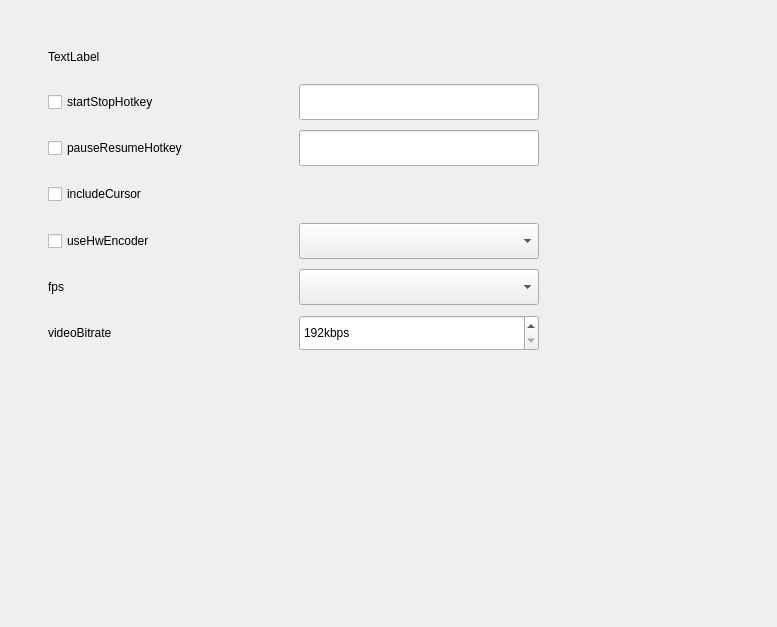
<?xml version="1.0" encoding="UTF-8"?>
<ui version="4.0">
 <class>VideoSettingWidget</class>
 <widget class="QWidget" name="VideoSettingWidget">
  <property name="geometry">
   <rect>
    <x>0</x>
    <y>0</y>
    <width>777</width>
    <height>627</height>
   </rect>
  </property>
  <property name="windowTitle">
   <string>Form</string>
  </property>
  <widget class="QCheckBox" name="startStopHotkeyCheckBox">
   <property name="geometry">
    <rect>
     <x>48</x>
     <y>84</y>
     <width>143</width>
     <height>36</height>
    </rect>
   </property>
   <property name="minimumSize">
    <size>
     <width>143</width>
     <height>36</height>
    </size>
   </property>
   <property name="maximumSize">
    <size>
     <width>143</width>
     <height>36</height>
    </size>
   </property>
   <property name="text">
    <string>startStopHotkey</string>
   </property>
  </widget>
  <widget class="QCheckBox" name="pauseResumeHotkeyCheckBox">
   <property name="geometry">
    <rect>
     <x>48</x>
     <y>130</y>
     <width>143</width>
     <height>36</height>
    </rect>
   </property>
   <property name="minimumSize">
    <size>
     <width>143</width>
     <height>36</height>
    </size>
   </property>
   <property name="maximumSize">
    <size>
     <width>143</width>
     <height>36</height>
    </size>
   </property>
   <property name="text">
    <string>pauseResumeHotkey</string>
   </property>
  </widget>
  <widget class="QCheckBox" name="includeCursorCheckBox">
   <property name="geometry">
    <rect>
     <x>48</x>
     <y>176</y>
     <width>143</width>
     <height>36</height>
    </rect>
   </property>
   <property name="minimumSize">
    <size>
     <width>143</width>
     <height>36</height>
    </size>
   </property>
   <property name="maximumSize">
    <size>
     <width>143</width>
     <height>36</height>
    </size>
   </property>
   <property name="text">
    <string>includeCursor</string>
   </property>
  </widget>
  <widget class="QCheckBox" name="useHwEncoderCheckBox">
   <property name="geometry">
    <rect>
     <x>48</x>
     <y>223</y>
     <width>143</width>
     <height>36</height>
    </rect>
   </property>
   <property name="minimumSize">
    <size>
     <width>143</width>
     <height>36</height>
    </size>
   </property>
   <property name="maximumSize">
    <size>
     <width>143</width>
     <height>36</height>
    </size>
   </property>
   <property name="text">
    <string>useHwEncoder</string>
   </property>
  </widget>
  <widget class="QLabel" name="fpsLabel">
   <property name="geometry">
    <rect>
     <x>48</x>
     <y>269</y>
     <width>143</width>
     <height>36</height>
    </rect>
   </property>
   <property name="minimumSize">
    <size>
     <width>143</width>
     <height>36</height>
    </size>
   </property>
   <property name="maximumSize">
    <size>
     <width>143</width>
     <height>36</height>
    </size>
   </property>
   <property name="text">
    <string>fps</string>
   </property>
  </widget>
  <widget class="QComboBox" name="fpsComboBox">
   <property name="geometry">
    <rect>
     <x>299</x>
     <y>269</y>
     <width>240</width>
     <height>36</height>
    </rect>
   </property>
   <property name="minimumSize">
    <size>
     <width>240</width>
     <height>36</height>
    </size>
   </property>
   <property name="maximumSize">
    <size>
     <width>240</width>
     <height>36</height>
    </size>
   </property>
  </widget>
  <widget class="QLabel" name="videoBitrateLabel">
   <property name="geometry">
    <rect>
     <x>48</x>
     <y>315</y>
     <width>143</width>
     <height>36</height>
    </rect>
   </property>
   <property name="minimumSize">
    <size>
     <width>143</width>
     <height>36</height>
    </size>
   </property>
   <property name="maximumSize">
    <size>
     <width>143</width>
     <height>36</height>
    </size>
   </property>
   <property name="text">
    <string>videoBitrate</string>
   </property>
  </widget>
  <widget class="QSpinBox" name="videoBitrateSpinBox">
   <property name="geometry">
    <rect>
     <x>299</x>
     <y>315</y>
     <width>240</width>
     <height>36</height>
    </rect>
   </property>
   <property name="minimumSize">
    <size>
     <width>240</width>
     <height>36</height>
    </size>
   </property>
   <property name="maximumSize">
    <size>
     <width>240</width>
     <height>36</height>
    </size>
   </property>
   <property name="suffix">
    <string>kbps</string>
   </property>
   <property name="minimum">
    <number>192</number>
   </property>
   <property name="maximum">
    <number>5000</number>
   </property>
   <property name="singleStep">
    <number>50</number>
   </property>
  </widget>
  <widget class="QLabel" name="screenRecordLabel">
   <property name="geometry">
    <rect>
     <x>48</x>
     <y>45</y>
     <width>74</width>
     <height>23</height>
    </rect>
   </property>
   <property name="minimumSize">
    <size>
     <width>74</width>
     <height>23</height>
    </size>
   </property>
   <property name="maximumSize">
    <size>
     <width>74</width>
     <height>23</height>
    </size>
   </property>
   <property name="text">
    <string>TextLabel</string>
   </property>
  </widget>
  <widget class="QComboBox" name="hwEncoderComboBox">
   <property name="geometry">
    <rect>
     <x>299</x>
     <y>223</y>
     <width>240</width>
     <height>36</height>
    </rect>
   </property>
   <property name="minimumSize">
    <size>
     <width>240</width>
     <height>36</height>
    </size>
   </property>
   <property name="maximumSize">
    <size>
     <width>240</width>
     <height>36</height>
    </size>
   </property>
  </widget>
  <widget class="QLineEdit" name="pauseResumeHotkeyLineEdit">
   <property name="geometry">
    <rect>
     <x>299</x>
     <y>130</y>
     <width>240</width>
     <height>36</height>
    </rect>
   </property>
   <property name="minimumSize">
    <size>
     <width>240</width>
     <height>36</height>
    </size>
   </property>
   <property name="maximumSize">
    <size>
     <width>240</width>
     <height>36</height>
    </size>
   </property>
  </widget>
  <widget class="QLineEdit" name="startStopHotkeyLineEdit">
   <property name="geometry">
    <rect>
     <x>299</x>
     <y>84</y>
     <width>240</width>
     <height>36</height>
    </rect>
   </property>
   <property name="minimumSize">
    <size>
     <width>240</width>
     <height>36</height>
    </size>
   </property>
   <property name="maximumSize">
    <size>
     <width>240</width>
     <height>36</height>
    </size>
   </property>
  </widget>
 </widget>
 <resources/>
 <connections/>
</ui>
